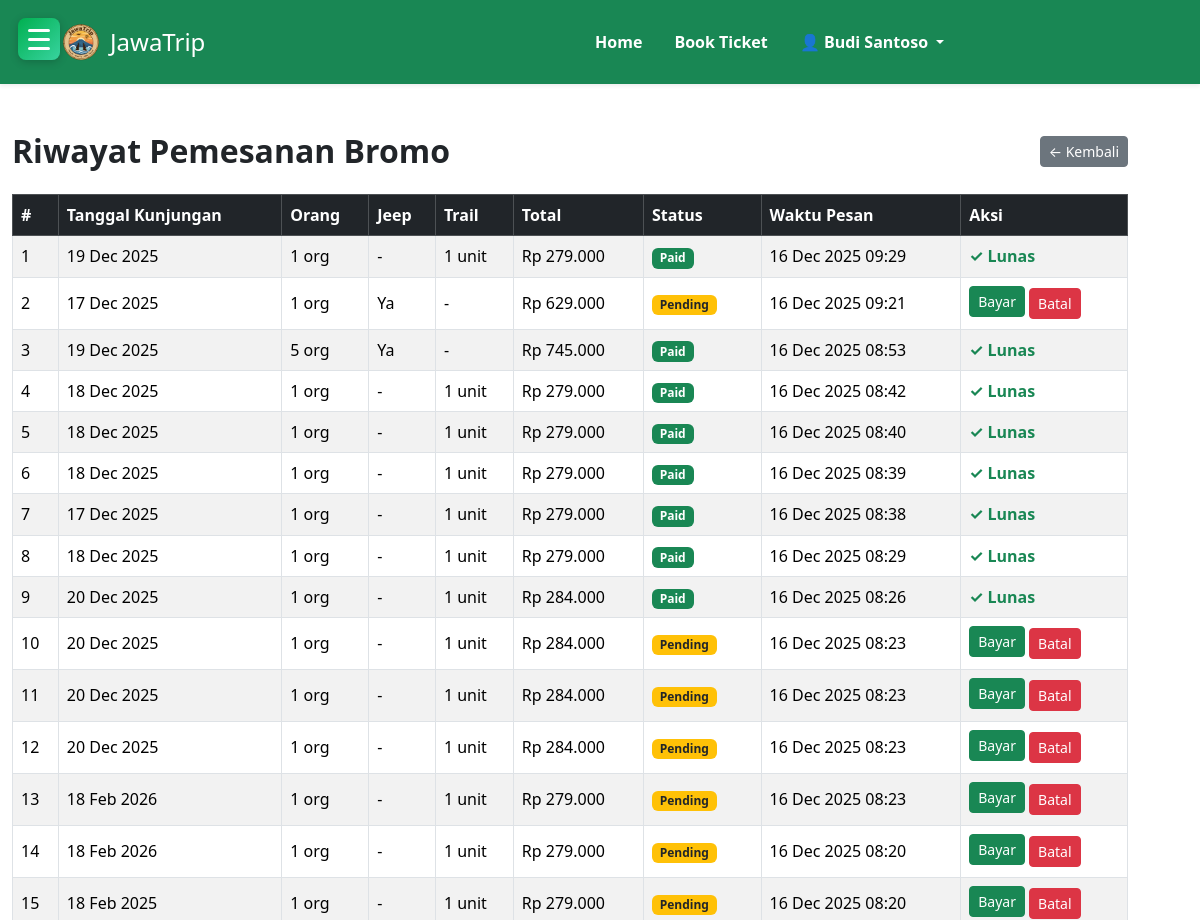
The page /riwayat_bromo.php (signed in, upper part) on the database as committed earlier.
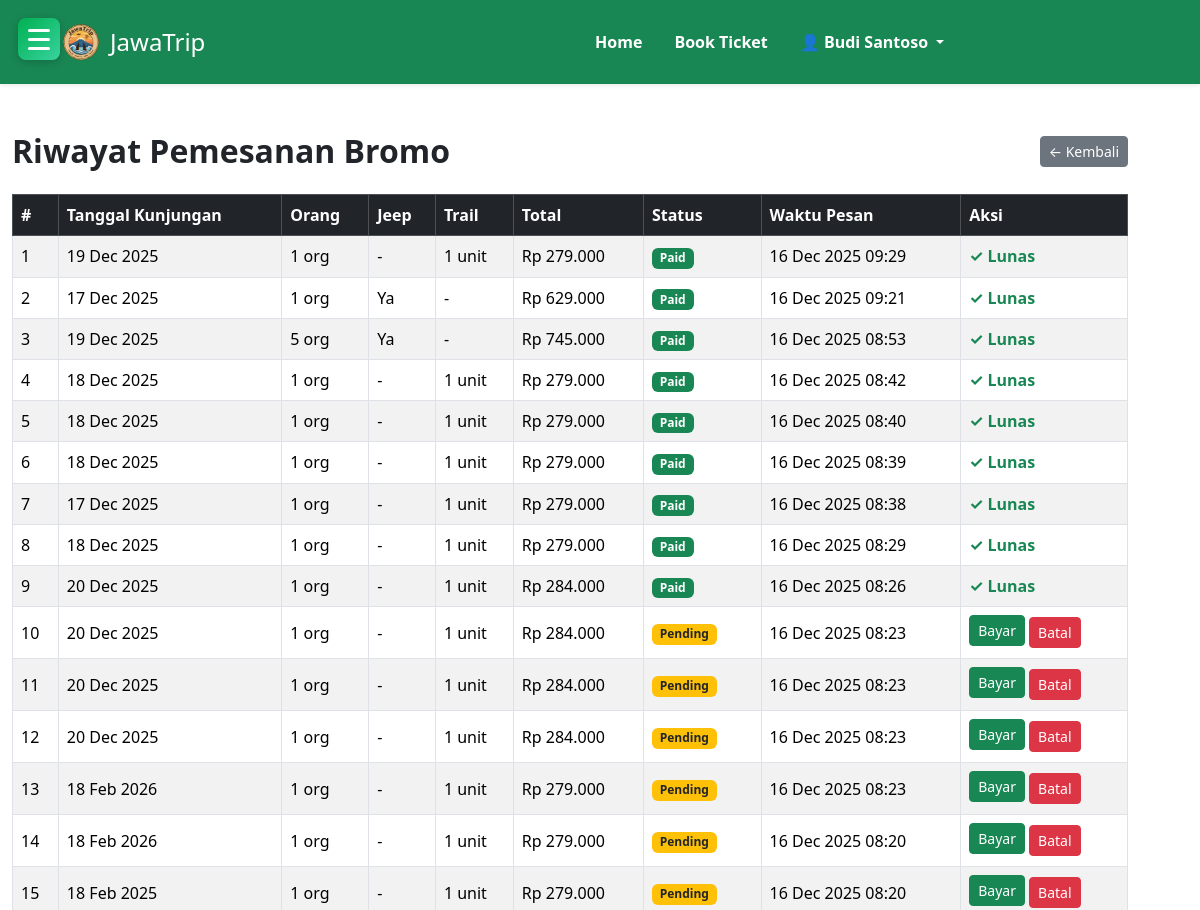
The same page on the database as committed later.
### tables this page shows
CREATE TABLE `pemesanan_bromo` (
  `id` int(11) NOT NULL,
  `user_id` int(11) DEFAULT NULL,
  `tanggal_kunjungan` date DEFAULT NULL,
  `jumlah_orang` int(11) DEFAULT NULL,
  `sewa_jeep` varchar(5) DEFAULT NULL,
  `sewa_trail` varchar(5) DEFAULT NULL,
  `jumlah_trail` int(11) DEFAULT NULL,
  `total_harga` int(11) DEFAULT NULL,
  `status` varchar(20) DEFAULT NULL,
  `created_at` timestamp NOT NULL DEFAULT current_timestamp(),
  `bukti_transfer` varchar(255) DEFAULT NULL,
  `waktu_bayar` datetime DEFAULT NULL,
  `alasan_batal` text DEFAULT NULL,
  `waktu_batal` datetime DEFAULT NULL,
  `updated_at` datetime DEFAULT NULL
);

### riwayat_bromo.php (the view, shortened to what this page needs)
<?php
require 'koneksi.php';
include 'includes/header.php';
include 'includes/navbar.php';
include 'includes/dashboard_home.php';
$user_id = $_SESSION['user_id'] ?? $_SESSION['id_user'] ?? null;
$stmt = $conn->prepare("
    SELECT *
    FROM pemesanan_bromo
    WHERE user_id = ?
    ORDER BY id DESC
");
$stmt->bind_param("i", $user_id);
$stmt->execute();
$data = $stmt->get_result();
?>
<div class="container py-5">
    <div class="d-flex justify-content-between align-items-center mb-4">
        <h2 class="fw-bold mb-0">Riwayat Pemesanan Bromo</h2>
        <a href="javascript:history.back()" class="btn btn-secondary btn-sm">
            ← Kembali
        </a>
    </div>
<?php if ($data->num_rows === 0): ?>
    <div class="alert alert-info">
        Anda belum memiliki riwayat pemesanan.
    </div>
<?php else: ?>
<div class="table-responsive">
<table class="table table-bordered table-striped align-middle">
<thead class="table-dark">
<tr>
    <th>#</th>
    <th>Tanggal Kunjungan</th>
    <th>Orang</th>
    <th>Jeep</th>
    <th>Trail</th>
    <th>Total</th>
    <th>Status</th>
    <th>Waktu Pesan</th>
    <th>Aksi</th>
</tr>
</thead>
<tbody>
<?php $no = 1; while ($r = $data->fetch_assoc()): ?>
<?php
    $status = $r['status'] ?? 'pending';
    if ($status === 'paid') {
        $badge = 'bg-success';
    } elseif ($status === 'menunggu_verifikasi') {
        $badge = 'bg-info';
    } elseif ($status === 'cancelled') {
        $badge = 'bg-danger';
    } else {
        $badge = 'bg-warning text-dark';
    }
?>
<tr>
    <td><?= $no++ ?></td>
    <td><?= date('d M Y', strtotime($r['tanggal_kunjungan'])) ?></td>
    <td><?= (int)$r['jumlah_orang'] ?> org</td>
    <td><?= ($r['sewa_jeep'] === 'ya') ? 'Ya' : '-' ?></td>
    <td>
        <?= ($r['sewa_trail'] === 'ya')
            ? ((int)$r['jumlah_trail'] . ' unit')
            : '-' ?>
    </td>
    <td>
        Rp <?= number_format((int)$r['total_harga'], 0, ',', '.') ?>
    </td>
    <td>
        <span class="badge <?= $badge ?>">
            <?= ucfirst($status) ?>
        </span>
    </td>
    <td>
        <?= date('d M Y H:i', strtotime($r['created_at'])) ?>
    </td>
    <td>
        <?php if ($status === 'pending'): ?>
            <a href="bayar_bromo.php?id=<?= $r['id'] ?>"
               class="btn btn-sm btn-success mb-1">
                Bayar
            </a>
            <a href="batal_bromo.php?id=<?= $r['id'] ?>"
               onclick="return confirm('Yakin ingin membatalkan pesanan ini?')"
               class="btn btn-sm btn-danger">
                Batal
            </a>
        <?php elseif ($status === 'menunggu_verifikasi'): ?>
            <span class="text-muted small">
                Menunggu verifikasi admin
            </span>
        <?php elseif ($status === 'cancelled'): ?>
            <span class="text-danger fw-bold">
                ✕ Dibatalkan
            </span>
        <?php else: ?>
            <span class="text-success fw-bold">
                ✓ Lunas
            </span>
        <?php endif; ?>
    </td>
</tr>
<?php endwhile; ?>
</tbody>
</table>
</div>
<?php endif; ?>
</div>
<?php
include 'includes/footer.php';
?>

Rows that differ between the two databases and show on the page:
changed pemesanan_bromo "16 Dec 2025 09:21": status "Pending" → "Paid"; status "Bayar Batal" → "✓ Lunas"
